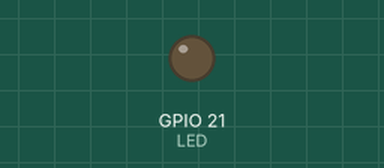
Simulated run of this program. Board: Raspberry Pi (BCM pin numbers). Shown: output pins drawn as LEDs (lit = HIGH). Random numbers come from a fixed seed.

Above: at 0.1 s.
At 39.6 s:
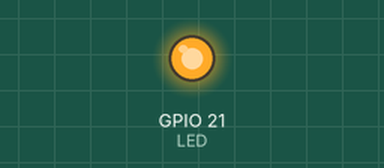
Timing chart, 0 to 40.0 s (numbered marks = the images above):
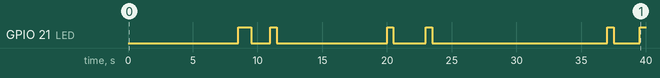

The program:

2.py
```python
import RPi.GPIO as GPIO
import time
import random
GPIO.setmode(GPIO.BCM)
LED = 21
ledState = True
GPIO.setup(LED,GPIO.OUT)
while True:

    #ledState = not ledState
    r = random.random()
    GPIO.output(LED, r > 0.9)
    time.sleep(0.5)
```

Measured:
- by itself, GPIO 21 (LED): LOW → HIGH at 8.5 s, → LOW 1.0 s later, → HIGH 1.5 s later, → LOW 0.50 s later, … (11 changes in this stretch)
